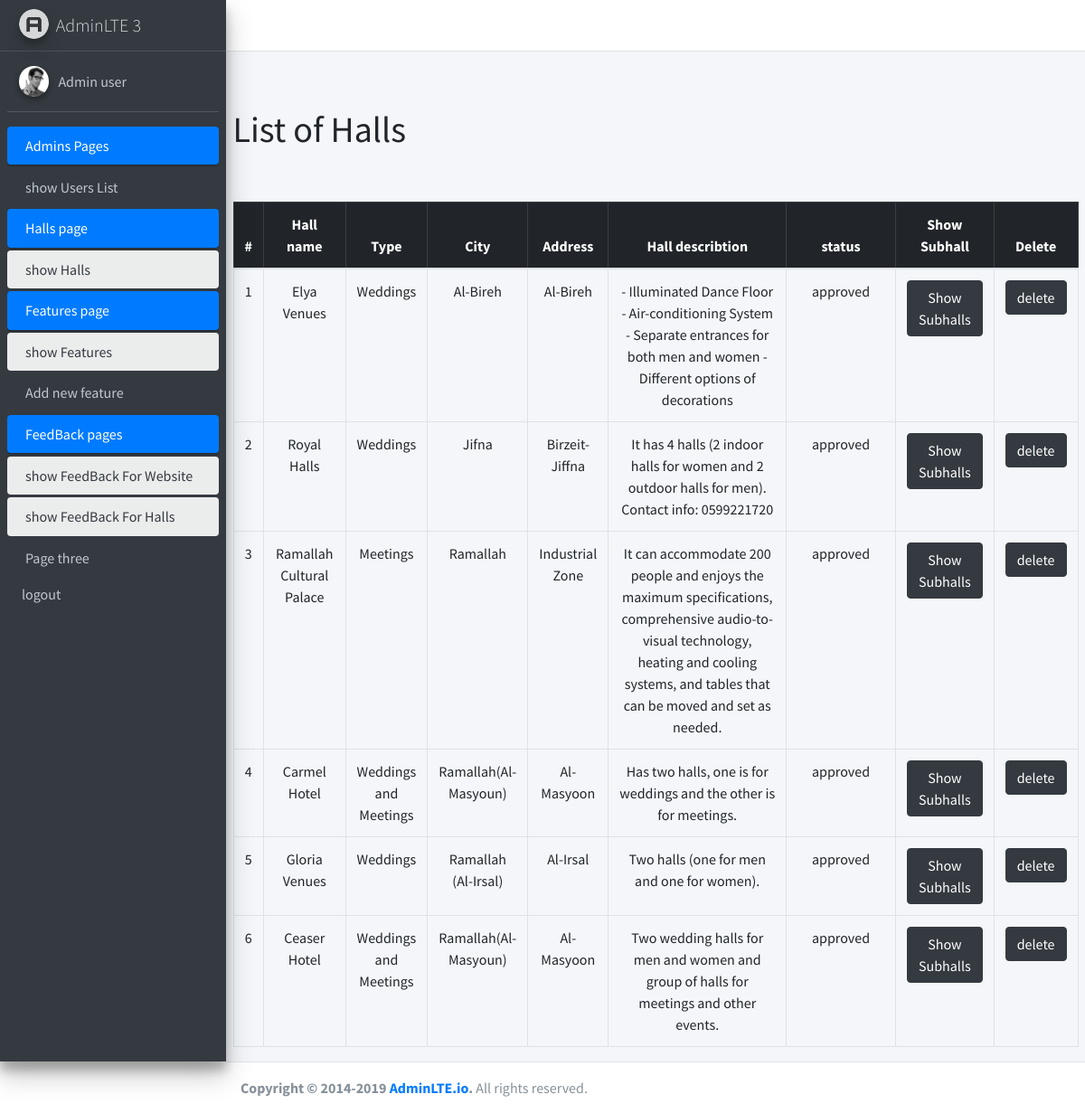
Before: /admin/showhalls.php with the older database file.
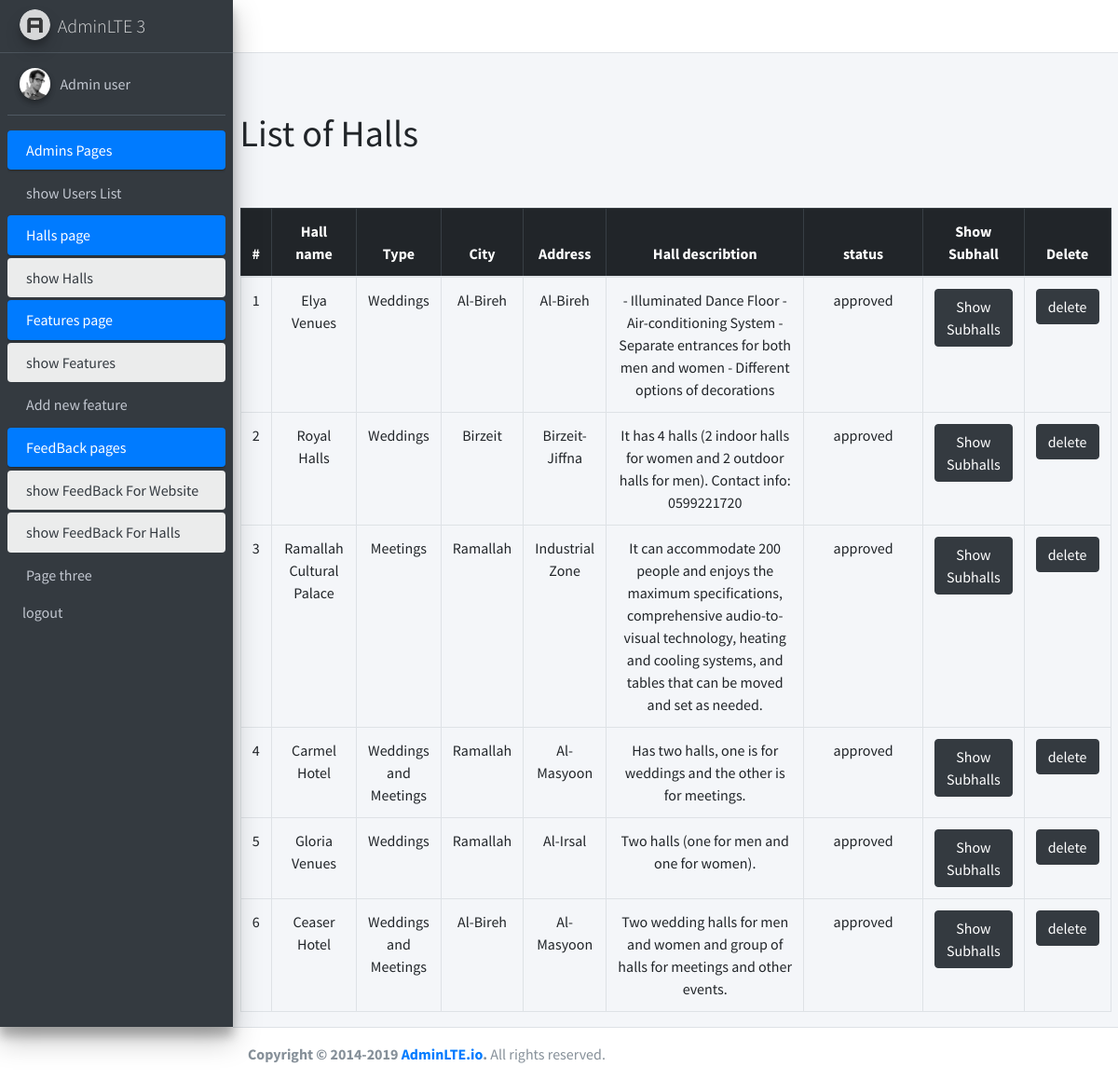
After: the same page with the newer database file.
### tables this page shows
CREATE TABLE `halls` (
  `id` int NOT NULL,
  `name` varchar(200) NOT NULL,
  `type` int NOT NULL,
  `city` enum('Ramallah','Al-Bireh','Birzeit') NOT NULL,
  `address` varchar(255) NOT NULL,
  `hall_describtion` varchar(500) NOT NULL,
  `image` varchar(500) NOT NULL,
  `image_view` varchar(255) NOT NULL,
  `user_id` int NOT NULL,
  `status` enum('pending','approved','canceled') NOT NULL DEFAULT 'pending'
);

### admin/handlers/get-hall.php (called while the page is built)
<?php
$sql="SELECT id,name,type,city,address,hall_describtion,status FROM halls";
$sqlResult=mysqli_query($conn,$sql);
$hallData=mysqli_fetch_all($sqlResult);
?>

### admin/showhalls.php (the view, shortened to what this page needs)
<?php ob_start();
require("handlers/db.php");
require("handlers/get-hall.php");
$sql="SELECT * FROM halls";
$query=mysqli_query($conn,$sql);
if(mysqli_num_rows($query)>0){
$halls=mysqli_fetch_all($query,MYSQLI_ASSOC);
}
require("inc/header.php");
?>
<main role="main" class="flex-shrink-0 ">
        <div class="container">
        <br>
            <h1>List of Halls</h1>
            <br>
        <br>
            <table class="table table-bordered text-center justify-content-start">
                <thead  class="table-dark">
                    <tr>
                    <th scope="col">#</th>
                    <th scope="col"  style="width:10%">Hall name</th>
                    <th scope="col">Type</th>
                    <th scope="col">City</th>
                    <th scope="col">Address</th>
                    <th scope="col"style="width:30%">Hall describtion</th>
                    <th scope="col"style="width:17%">status</th>
                    <th scope="col"style="width:10%">Show Subhall</th>
                    <th scope="col">Delete</th>
                    </tr>
                </thead>
                <tbody>
<?php
if(isset($halls)){
foreach($hallData as $index=>$halls){?>
    <tr>
    <td><?=$index+1;?></td>
    <td><?=$halls[1];
    ?></td>
       <td><?php
    if ($halls[2]=='1'){
echo "Weddings";
}else if ($halls[2]=='2'){
    echo "Meetings";
}
else if ($halls[2]=='3'){
    echo "Weddings and Meetings";
}
?></td>
    <td><?=$halls[3];?></td>
    <td><?=$halls[4];?></td>
    <td><?=$halls[5];?></td>
   <td> <?=$halls[6];?> </td>
    <td><a href="showsubhallsadmin.php?hallId=<?= $_SESSION['hallId'];?>"class="btn btn-dark">Show Subhalls</a></td>
   <td><a href="handlers/deletehall.php?hallId=<?= $_SESSION['hallId'];?>"class="btn btn-dark">delete</a></td>
    </tr>
<?php }
}
else{?>
  <tr>
    <td colspan="6" class="text-center">No Halls Added</td>
  </tr>
  <?php
} ?>
                </tbody>
            </table>
        </div>
    </main>
  <?php
require("inc/footer.php");
?>

Changed rows visible on the page:
changed halls "Royal Halls": city "Jifna" → "Birzeit"
changed halls "Carmel Hotel": city "Ramallah(Al-Masyoun)" → "Ramallah"
changed halls "Gloria Venues": city "Ramallah (Al-Irsal)" → "Ramallah"
changed halls "Ceaser Hotel": city "Ramallah(Al-Masyoun)" → "Al-Bireh"
